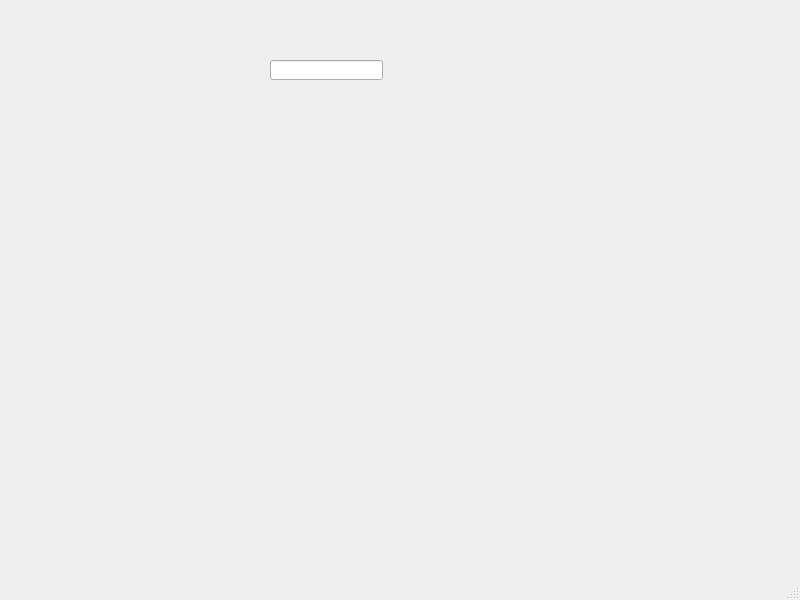
<?xml version="1.0" encoding="UTF-8"?>
<ui version="4.0">
 <class>MainWindow</class>
 <widget class="QMainWindow" name="MainWindow">
  <property name="geometry">
   <rect>
    <x>0</x>
    <y>0</y>
    <width>800</width>
    <height>600</height>
   </rect>
  </property>
  <property name="windowTitle">
   <string>MainWindow</string>
  </property>
  <widget class="QWidget" name="centralwidget">
   <widget class="QLineEdit" name="input_num_datos">
    <property name="geometry">
     <rect>
      <x>270</x>
      <y>60</y>
      <width>113</width>
      <height>20</height>
     </rect>
    </property>
   </widget>
  </widget>
  <widget class="QMenuBar" name="menubar">
   <property name="geometry">
    <rect>
     <x>0</x>
     <y>0</y>
     <width>800</width>
     <height>21</height>
    </rect>
   </property>
  </widget>
  <widget class="QStatusBar" name="statusbar"/>
 </widget>
 <resources/>
 <connections/>
</ui>
